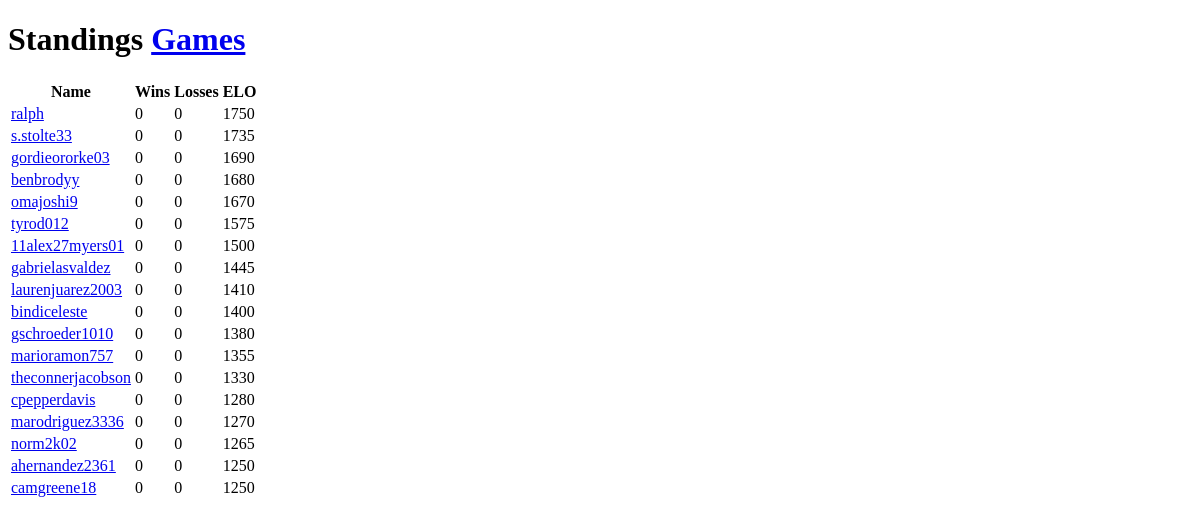
The app's page /, older data.
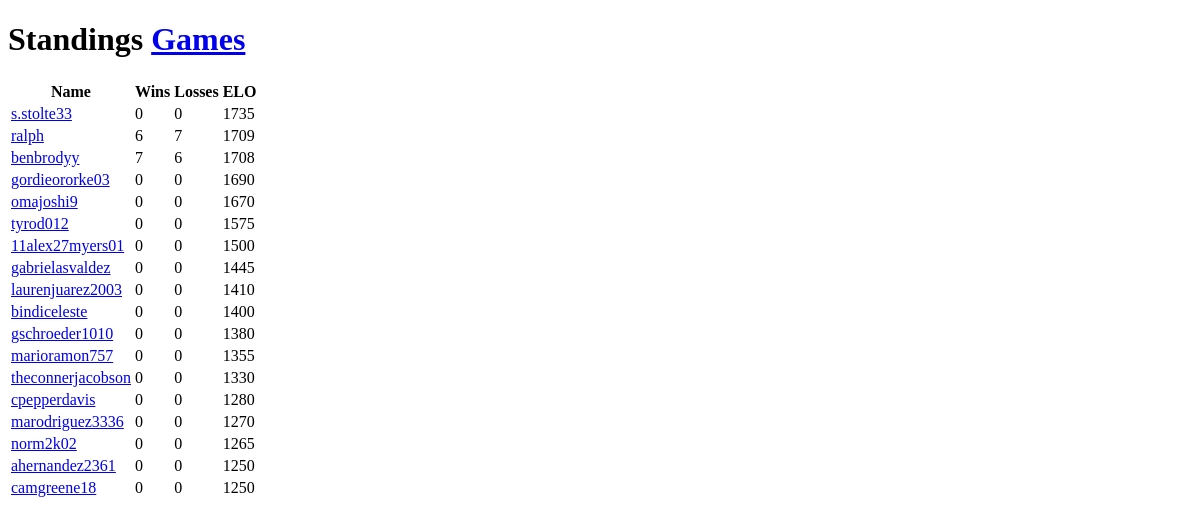
The same page, newer data.
### standings/models.py (models this page shows, shortened)
class Player(models.Model):
    name = models.CharField(max_length=200, unique=True)
    id = models.CharField(max_length=200, primary_key=True)
    elo = models.IntegerField(default=1500)

### standings/views.py (the view)
# urls.py: path('', views.IndexView.as_view(), name='index'),
class IndexView(generic.ListView):
    template_name = 'standings/index.html'
    context_object_name = 'standings'
    def get_queryset(self):
        return Player.objects.annotate(wins=Count('winners', distinct=True), losses=Count('losers', distinct=True)).order_by('-elo')

### standings/templates/standings/index.html (shortened to what this page needs)
{% extends "standings/base.html" %}
{% block content %}
<h1>Standings <a href="{% url 'standings:games' %}">Games</a></h1>
<table>
  <tr>
    <th>Name</th>
    <th>Wins</th>
    <th>Losses</th>
    <th>ELO</th>
  </tr>
{% for player in standings %}
  <tr>
    <td><a href="{% url 'standings:player' player.name %}">{{ player.name }}</a></td>
    <td>{{ player.wins }}</td>
    <td>{{ player.losses }}</td>
    <td>{{ player.elo }}</td>
  </tr>
{% endfor %}
</table>
{% endblock %}

### standings/templates/standings/base.html (shortened to what this page needs)
<!DOCTYPE html>
<html lang="en">
<head>
</head>
<body>
    <div id="content">
        {% block content %}{% endblock %}
    </div>
</body>
</html>

Row changes from the older to the newer data that the page shows:
shown differently, row unchanged: Player "s.stolte33": moves up the list
changed Player "ralph": wins "0" → "6"; losses "0" → "7"; elo "1750" → "1709"
changed Player "benbrodyy": wins "0" → "7"; losses "0" → "6"; elo "1680" → "1708"; moves up the list
